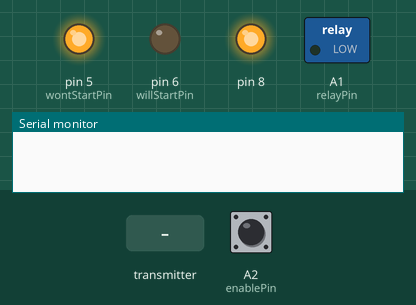
Simulated run of this sketch. Board: Arduino Nano, built with avr-gcc and run on an emulated ATmega328P. On the bench: switched loads named in the sketch (green lamp = pin HIGH), output pins drawn as LEDs (lit = HIGH), the last lines printed to the serial monitor. Inputs (shaded band) come from the test bench; at power-on: A2 (enablePin) HIGH. No radio packets arrive unless stated; pins used as bus, display or sensor lines are not drawn.

Above: at 0.1 s.
At 1.6 s:
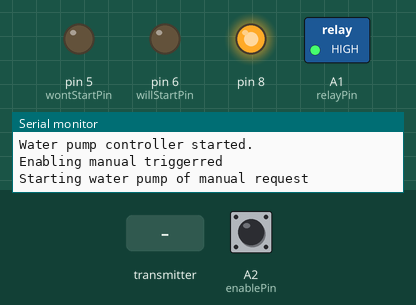
1.7 s: the transmitter starts sending humidity = 100
4.7 s: A2 (enablePin) pulled LOW for 0.15 s
7.8 s: A2 (enablePin) driven LOW
Timing chart, 0 to 16.5 s (numbered marks = the images above; inputs shaded):
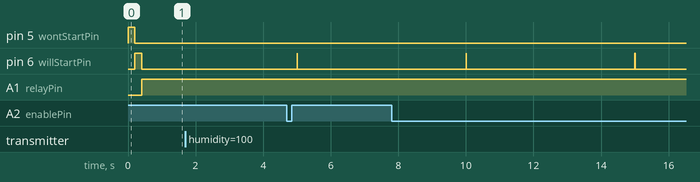

The sketch:

SolarReceiver.ino
```cpp
#include <SPI.h>
#include "nRF24L01.h"
#include "RF24.h"
#include "solarPacket.h"
#include "timedelay.h"
#include "simpleAverage.h"
#include <SoftwareSerial.h>


#define photoResistorPin A0
#define enablePin A2
#define manualTriggerPin A7
// Motor control relay pin
#define relayPin A1
// LED pins
#define willStartPin 6
#define wontStartPin 5
#define sensorOkPin 4
#define sensorFailPin 3

#define HUMIDITY_THRESHOLD 600
#define nightThreshold 200
// how many minutes should we water the plants
#define WATERING_TIME 1000L * 60 * 30
// Delay after watering has stopped
#define DELAY_AFTER_STOP 1000L * 60 * 60 * 4

bool sensorOk = false;
bool willStart = false;
bool willStartPrev = false;
bool nightDetected = false;
bool nightDetectedPrev = false;
bool startedByTimer = false;
int photoResistorReading;
byte watererEnabled = 0; // 0 off, 1, on
unsigned long watererStartTime = 0;
byte systemTriggerReading;
byte systemTriggerButtonState = 0;
// time to delay watering after it is successfuly ended
unsigned long watererDelayTime = 0;

bool systemEnabledPrev = false;
bool systemEnabled = false;
bool systemTriggered = false;

// Set up nRF24L01 radio on SPI bus plus pins 9 & 10

RF24 radio (9, 10);

//SoftwareSerial mySerial(7,8); // RX, TX

//
// Topology
//

simpleAverage humidity(5);
simpleAverage daylight(5);
timedelay daylightDelay(1000L * 60 * 5);
timedelay statsDelay(1000L * 5);

// Radio pipe addresses for the 2 nodes to communicate.
const uint64_t pipes[2] = { 0xc897f8d075LL, 0x5feddd192fLL };

void print(const unsigned int number) {
  Serial.print(number);
//  mySerial.print(number);
}

void print(const int number) {
	Serial.print(number);
//	mySerial.print(number);
}

void print(const __FlashStringHelper *string)
{
//  mySerial.print(string);
  Serial.print(string);
}

void print(const char string[]) {
	Serial.print(string);
//	mySerial.print(string);
}

void print(const float number) {
  Serial.print(number);
//  mySerial.print(number);
}

void printFloat(const float number) {
  Serial.print(number);
//  mySerial.print(number);
}

void setup(void) {
	Serial.begin(115200);
  // Disable eeprom
  pinMode(8, OUTPUT);
  digitalWrite(8, HIGH);

	// Setup and configure rf radio
	radio.begin();
	// optionally, increase the delay between retries & # of retries
	radio.setRetries(15,15);
	// optionally, reduce the payload size.  seems to
	// improve reliability
	radio.setPayloadSize(8);
	radio.openWritingPipe(pipes[1]);
	radio.openReadingPipe(1,pipes[0]);
	// Start listening
	radio.startListening();
	// Dump the configuration of the rf unit for debugging
	radio.printDetails();

	pinMode(photoResistorPin, INPUT);
	pinMode(relayPin, OUTPUT);
	pinMode(willStartPin, OUTPUT);
	pinMode(wontStartPin, OUTPUT);
	pinMode(sensorOkPin, OUTPUT);
	pinMode(sensorFailPin,OUTPUT);

	pinMode(enablePin, INPUT_PULLUP);
	pinMode(manualTriggerPin, INPUT_PULLUP);

	// Datalogger serial port
//	mySerial.begin(19200);

  // Indicate on LEDs that we are starting up
	digitalWrite(sensorFailPin, HIGH);
	digitalWrite(wontStartPin, HIGH);
	delay(200);
	digitalWrite(sensorFailPin, LOW);
	digitalWrite(wontStartPin, LOW);
	digitalWrite(sensorOkPin, HIGH);
	digitalWrite(willStartPin, HIGH);
	delay(200);
	digitalWrite(sensorOkPin, LOW);
	digitalWrite(willStartPin, LOW);
	print(F("Water pump controller started.\n"));
}

unsigned long lastReading;
unsigned int counter;
solarPacket packet;
unsigned int elapsedTime;

void loop(void) {

	/*
	 * Read sensors
	 */
	daylightDelay.cycle();
	statsDelay.cycle();

	systemEnabled = !digitalRead(enablePin);
  if (systemEnabled != systemEnabledPrev) {
    systemEnabledPrev = systemEnabled;
    if (systemEnabled) {
      print(F("System Enabled\n"));
    } else {
      print(F("System Disabled\n"));
    }
  }
  systemTriggerReading = !digitalRead(manualTriggerPin);
	if (systemTriggerReading && systemTriggerButtonState == 0) {
    systemTriggerButtonState = 1;
    systemTriggered = true;
    print(F("Enabling manual triggerred\n"));
	} else if (!systemTriggerReading && systemTriggerButtonState == 1) {
    systemTriggerButtonState = 2;
	} else if (systemTriggerReading && systemTriggerButtonState == 2) {
    systemTriggerButtonState = 3;
    print(F("Disabling manual triggerred\n"));
    systemTriggered = false;
	} else if (!systemTriggerReading && systemTriggerButtonState == 3) {
    systemTriggerButtonState = 0;
 }

	// Read daylight sensor
	if (daylightDelay.hasPassed()) {
		daylightDelay.reset();
		photoResistorReading = analogRead(photoResistorPin);
		daylight.add(photoResistorReading);
		print(F("Daylight raw: "));
		print(photoResistorReading);
		print(F(" it is "));
		if (photoResistorReading < nightThreshold) {
			print(F("night."));
		} else {
			print(F("day."));
		}
		print(F("\n"));
	}

	// Read input buttons
	// read if auto is enabled
	// read if start is being triggerred

	// read radio if data is available
	if (radio.available()) {
		digitalWrite(sensorOkPin, HIGH);
		// Dump the payloads until we've gotten everything
		bool done = false;
		while (!done)
		{
			// Fetch the payload, and see if this was the last one.
			done = radio.read( &packet, sizeof packet );
			counter++;
			if (counter > 9999)
				counter = 0;

			if (packet.humidity > 0) {
				humidity.add(packet.humidity);
			} else {
				digitalWrite(sensorOkPin, LOW);
				digitalWrite(sensorFailPin, HIGH);
			}

			float results = (float) (((float) packet.voltage) / 100);
			elapsedTime = (millis () - lastReading) / 1000;
			lastReading = millis();

			// Sensor is OK if reading is received in timely manner and if humidity status is showing
			if (elapsedTime < 100 && packet.humidity != 0) {
				sensorOk = true;
			} else {
				sensorOk = false;
			}

			print(counter);
			print(F(". "));
			print(packet.voltageReading);
			print(F(" Voltage: "));
			print(results);
			print(F(", Humidity: "));
			print(packet.humidity);
			results = (float) (((float) packet.temperature) / 100);
			print(F(", Temp: "));
			print(results);
			print(F(", elapsed time: "));
			print(elapsedTime);
			print(F("             \n"));
		}  // end reading the payload
		digitalWrite(sensorOkPin, LOW);
		digitalWrite(sensorFailPin, LOW);
	} // end radio receive

	// Predict if we will start to water plants according to current humidity settings
	if ((humidity.count() > 4) && (humidity.getAverage() < HUMIDITY_THRESHOLD)) {
		willStart = true;
    if (willStartPrev != willStart) {
      print(F("willStart enabled\n"));
    }
    willStartPrev = willStart;
	} else {
		willStart = false;
    if (willStartPrev != willStart) {
      print(F("willStart disabled\n"));
    }
    willStartPrev = willStart;
	}

	if ((daylight.count() > 4) && (daylight.getAverage() < nightThreshold)) {
		nightDetected = true;
    if (nightDetectedPrev != nightDetected) {
      print(F("nightDetected enabled\n"));
    }
    nightDetectedPrev = nightDetected;
	} else {
		nightDetected = false;
    if (nightDetectedPrev != nightDetected) {
      print(F("nightDetected disabled\n"));
    }
    nightDetectedPrev = nightDetected;
	}

	/*
	 * Output state to leds, if time has come
	 */
	if (statsDelay.hasPassed()) {
    elapsedTime = (millis() - lastReading) / 1000;
    if (elapsedTime > 100) {
      sensorOk = false;
    }
    if (elapsedTime > 600) {
      humidity.clear();
    }
		statsDelay.reset();
		if (sensorOk) {
			digitalWrite(sensorOkPin, HIGH);
		} else {
			digitalWrite(sensorFailPin, HIGH);
		}

		if (willStart) {
			digitalWrite(willStartPin, HIGH);
		} else {
			digitalWrite(wontStartPin, HIGH);
		}
		delay(10);
		digitalWrite(sensorOkPin, LOW);
		digitalWrite(sensorFailPin, LOW);
		digitalWrite(willStartPin, LOW);
		digitalWrite(wontStartPin, LOW);
	}

	/*
	 * Trigger water pump, if it's time to do so
	 *
	 * We do that when it is requested by user or
	 *  o night threshold has been reached (last 5 photoresistor readings mean that it is dark)
	 *  o soil humidity is below threshold
	 */
	if (!watererEnabled) {
		if (willStart && nightDetected && watererDelayTime < millis()) {
			watererEnabled = 1;
      systemTriggered = 1;
      systemTriggerButtonState = 2;
			watererStartTime = millis();
			if (systemEnabled) {
				digitalWrite(relayPin, HIGH);
				print(F("Starting water pump of schedule\n"));
			} else {
				print(F("Would start water pump of schedule [system disabled]\n"));
			}
		} else if (systemTriggered) {
			watererEnabled = 1;
			watererStartTime = millis();
			digitalWrite(relayPin, HIGH);
			print(F("Starting water pump of manual request\n"));
		}
	} else {
    // Water is running
    // Stop if manual stop is requested
    if (!systemTriggered) {
      watererEnabled = 0;
      digitalWrite(relayPin, LOW);
      print(F("Stopping water pump of manual request\n"));
    } else if ((millis() - watererStartTime) > WATERING_TIME) {
			watererEnabled = 0;
      systemTriggered = 0;
      systemTriggerButtonState = 0;
			digitalWrite(relayPin, LOW);
			print(F("Stopping water pump of timeout\n"));
      watererDelayTime = millis() + DELAY_AFTER_STOP;
		}
	}
}
```

simpleAverage.cpp
```cpp
#ifndef TEST
#include "Arduino.h"
#endif
#include "simpleAverage.h"

simpleAverage::simpleAverage(size_t numElements) {
	_array = (int *) malloc(numElements * sizeof(int));
	if (_array == NULL) {
		Serial.println(F("Failed to initialize array"));
	}
	memset(_array, 0, numElements * sizeof(int));
	_currentElement = 0;
	_numElements = numElements;
}


void simpleAverage::add(int num) {
	_array[_currentElement++] = num;
	if (_currentElement == _numElements) {
		_currentElement = 0;
	}
}

int simpleAverage::count() {
	int inserted = 0;
	for (size_t i = 0; i < _numElements; i++) {
		if (_array[i] > 0) {
			inserted++;
		}
	}

	return inserted;
}


int simpleAverage::getAverage() {
	int average = 0;
	int inserted = 0;
	for (size_t i = 0; i < _numElements; i++) {
		if (_array[i] > 0) {
			average += _array[i];
			inserted++;
		}
	}

	return average / inserted;
}

void simpleAverage::clear() {
  memset(_array, 0, _numElements * sizeof(int));
  _currentElement = 0;
}
```

simpleAverage.h
```cpp
#ifndef simpleAverage_h
#define simpleAverage_h

#ifndef TEST
#include "Arduino.h"
#endif
#include <string.h>

class simpleAverage {
  public:
	simpleAverage(size_t numElements);
	void add(int num);
	int getAverage();
	int count();
  void clear();

  private:
	size_t _numElements;
	int * _array;
	unsigned int _currentElement;
};


#endif
```

solarPacket.h
```cpp
struct solarPacket {
	unsigned int voltageReading;
	unsigned int voltage;
	unsigned int humidity;
	unsigned int temperature;
};

typedef solarPacket solarPacket;
```

timedelay.cpp
```cpp
#include "Arduino.h"
#include "timedelay.h"

timedelay::timedelay(unsigned long delayTime) {
  _previousTime = 0;
  _delayTime = delayTime;
}

void timedelay::setTime(unsigned long delayTime) {
	_delayTime = delayTime;
}

unsigned long timedelay::getTime() {
  return _delayTime;
}

bool timedelay::hasPassed() {
  if (_currentTime > _previousTime + _delayTime) {
    return 1;
  } else {
    return 0;
  }
}

void timedelay::reset() {
   _previousTime = _currentTime;
}

void timedelay::cycle() {
  _currentTime = millis();
}
```

timedelay.h
```cpp
#ifndef timedelay_h
#define timedelay_h

#include "Arduino.h"

class timedelay
{
  public:
    timedelay(unsigned long delayTime);
    bool hasPassed();
    void setTime(unsigned long delayTime);
    unsigned long getTime();
    void cycle();
    void reset();
  private:
    unsigned long _delayTime;
    unsigned long  _previousTime;
    unsigned long _currentTime;
    //int _hasCycled; // used so we can use hasPassed after reset() is called.
};


#endif
```

Measured:
- by itself, pin 6 (willStartPin): alternates HIGH for 0.01 s and LOW for 5.0 s
